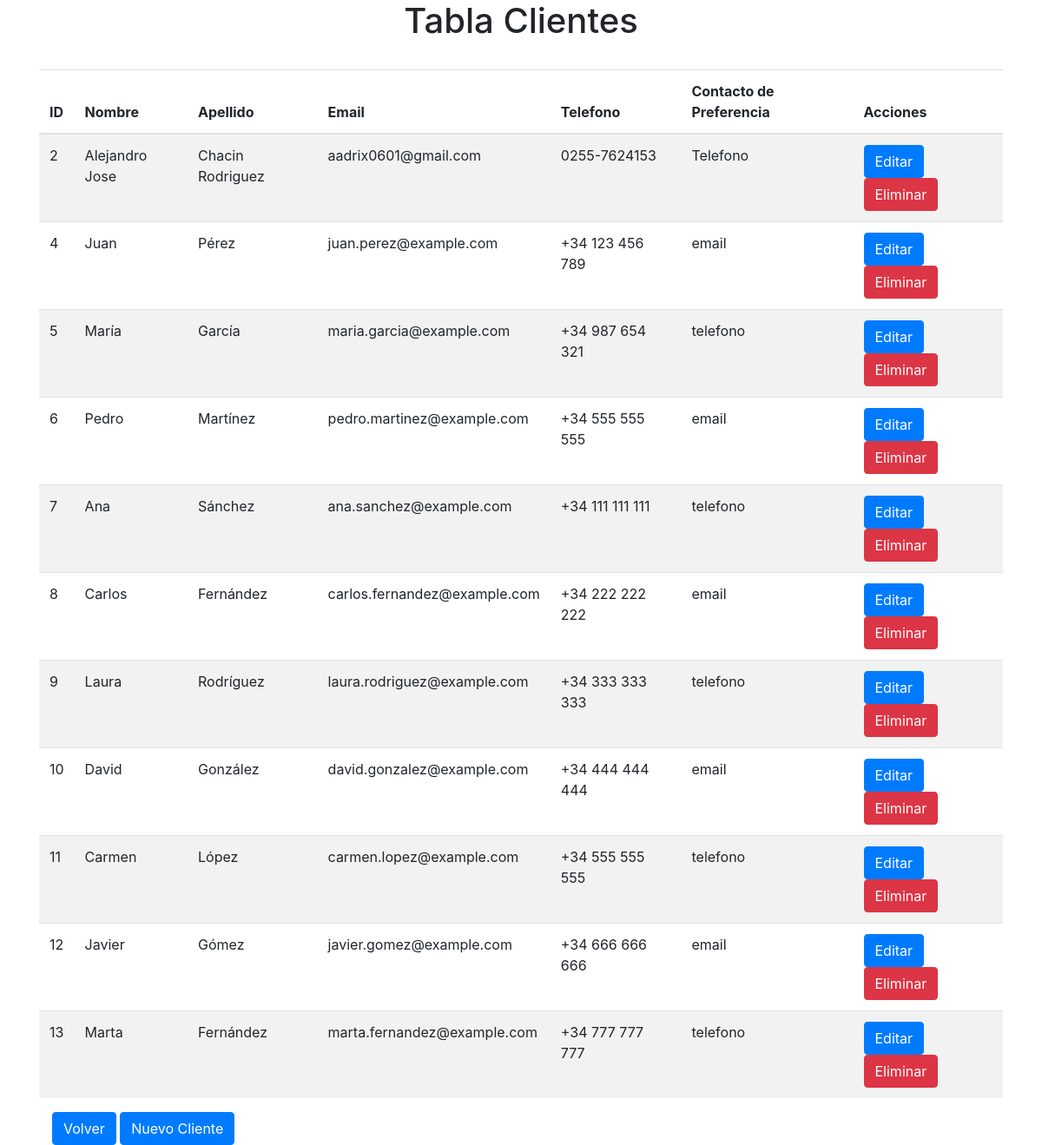
The app's page /public/Clientes with its own data.
### tables this page shows
CREATE TABLE `clientes` (
  `id` int(11) NOT NULL,
  `nombre` varchar(255) NOT NULL,
  `apellido` varchar(255) NOT NULL,
  `email` varchar(255) NOT NULL,
  `tlfn` varchar(255) NOT NULL,
  `PrfC` varchar(255) NOT NULL
);

### controllers/ClientesController.php (called while the page is built, shortened)
<?php
include_once '../models/Clientes.php';
class ClientesController extends Controller{
    private $model;
    public function __construct() {
        $this->model = new Clientes();
    }
    public function index() {
        $result = $this->model->getAll();
        include '../views/clientes/index.php';
    }
}
?>

### config/db.php (called while the page is built, shortened)
<?php
class Database {
    private $servername = "localhost";
    private $username = "root";
    private $password = "";
    private $dbname = "mvc";
    public function __construct() {
        $this->conn = new mysqli($this->servername, $this->username, $this->password, $this->dbname);
    }
}
?>

### models/Clientes.php (called while the page is built, shortened)
<?php
include_once '../config/db.php';
class Clientes {
    private $conn;
    public function __construct() {
        $database = new Database();
        $this->conn = $database->conn;
    }
    public function getAll() {
        $sql = "SELECT * FROM clientes";
        $result = $this->conn->query($sql);
        return $result;
    }
}
?>

### views/clientes/index.php (the view, shortened to what this page needs)
<!DOCTYPE html>
<html lang="es">
<head>
    <link rel="stylesheet" href="https://maxcdn.bootstrapcdn.com/bootstrap/4.5.2/css/bootstrap.min.css">
    <link rel="stylesheet" href="../public/css/style.css">
</head>
<body>
    <div class="container">
        <h1 class="text-center">Tabla Clientes</h1>
        <br>
        <table class="table table-striped">
            <thead>
                <tr>
                    <th>ID</th>
                    <th>Nombre</th>
                    <th>Apellido</th>
                    <th>Email</th>
                    <th>Telefono</th>
                    <th>Contacto de Preferencia</th>
                    <th>Acciones</th>
                </tr>
            </thead>
            <tbody>
                <?php while($row = $result->fetch_assoc()): ?>
                    <tr>
                    <td><?php echo $row["id"]; ?></td>
                        <td><?php echo $row["nombre"]; ?></td>
                        <td><?php echo $row["apellido"]; ?></td>
                        <td><?php echo $row["email"]; ?></td>
                        <td><?php echo $row["tlfn"]; ?></td>
                        <td><?php echo $row["PrfC"]; ?></td>
                        <td>
                        <button id="btnEditar"onclick="editar(<?php echo $row['id']; ?>)" class="btn btn-primary">Editar</button>
                            <button onclick="eliminar(<?php echo $row['id']; ?>)" class="btn btn-danger">Eliminar</button>
                        </td>
                    </tr>
                <?php endwhile; ?>
            </tbody>
        </table>
        <div class="col-md-6">
            <a href="/MVC_APP/public/" class="btn btn-primary">Volver</a>
            <a href="/MVC_APP/public/Clientes/nuevo" class="btn btn-primary">Nuevo Cliente</a>
        </div>
    </div>
</body>
</html>

### public/index.php (shortened to what this page needs)
<?php
include_once '../controllers/ClientesController.php';
$clienteController = new ClientesController();
$empleadoController = new EmpleadoController();
$paisController = new PaisesController();
$requestUri = parse_url($_SERVER['REQUEST_URI'], PHP_URL_PATH);
$baseUri = '/MVC_APP/public';
function route($requestUri, $baseUri, $routes) {
    foreach ($routes as $route => $action) {
        if ($requestUri == $baseUri . $route) {
            $action();
            return;
        }
    }
    include_once '../views/home/index.php';
}
$routeClientes = [
    '/Clientes' => function() use ($clienteController) { $clienteController->index(); },
    '/Clientes/guardar' => function() use ($clienteController, $baseUri) {
        $clienteController->guarda();
        header('Location: ' . $baseUri . '/Clientes');
    },
    '/Clientes/editar' => function() use ($clienteController) { $clienteController->modificar($_GET['id']); },
    '/Clientes/actualizar' => function() use ($clienteController, $baseUri) {
        $clienteController->actualizar();
        header('Location: ' . $baseUri . '/Clientes');
    },
    '/Clientes/nuevo' => function() use ($clienteController) { $clienteController->nuevo(); },
    '/Clientes/eliminar' => function() use ($clienteController) { $clienteController->eliminar($_POST['id']); },
];
$routeEmpleados = [
    '/Empleado' => function() use ($empleadoController) { $empleadoController->index(); },
    '/Empleado/guardar' => function() use ($empleadoController, $baseUri) {
        $empleadoController->guardaEmpleado();
        header('Location: ' . $baseUri . '/Empleado');
    },
    '/Empleado/editar' => function() use ($empleadoController) { $empleadoController->modificarEmpleado($_GET['idEmpleado']); },
    '/Empleado/actualizar' => function() use ($empleadoController, $baseUri) {
        $empleadoController->actualizarEmpleado();
        header('Location: ' . $baseUri . '/Empleado');
    },
    '/Empleado/nuevo' => function() use ($empleadoController) { $empleadoController->nuevoEmpleado(); },
    '/Empleado/eliminar' => function() use ($empleadoController) { $empleadoController->eliminarEmpleado($_POST['idEmpleado']); },
];
$routePaises = [
    '/Paises' => function() use ($paisController) { $paisController->index(); },
    '/Paises/guardar' => function() use ($paisController, $baseUri) {
        $paisController->guardaPais();
        header('Location: ' . $baseUri . '/Paises');
    },
    '/Paises/editar' => function() use ($paisController) { $paisController->modificarPais($_GET['idPais']); },
    '/Paises/actualizar' => function() use ($paisController, $baseUri) {
        $paisController->actualizarPais();
        header('Location: ' . $baseUri . '/Paises');
    },
    '/Paises/nuevo' => function() use ($paisController) { $paisController->nuevoPais(); },
    '/Paises/eliminar' => function() use ($paisController) { $paisController->eliminarPais($_POST['idPais']); },
];
route($requestUri, $baseUri, array_merge($routeClientes, $routeEmpleados, $routePaises));

### records on screen
clientes: id "2", nombre "Alejandro Jose", apellido "Chacin Rodriguez", email "aadrix0601@gmail.com", tlfn "0255-7624153", PrfC "Telefono"
clientes: id "4", nombre "Juan", apellido "Pérez", email "juan.perez@example.com", tlfn "+34 123 456 789", PrfC "email"
clientes: id "5", nombre "María", apellido "García", email "maria.garcia@example.com", tlfn "+34 987 654 321", PrfC "telefono"
clientes: id "6", nombre "Pedro", apellido "Martínez", email "pedro.martinez@example.com", tlfn "+34 555 555 555", PrfC "email"
clientes: id "7", nombre "Ana", apellido "Sánchez", email "ana.sanchez@example.com", tlfn "+34 111 111 111", PrfC "telefono"
clientes: id "8", nombre "Carlos", apellido "Fernández", email "carlos.fernandez@example.com", tlfn "+34 222 222 222", PrfC "email"
clientes: id "9", nombre "Laura", apellido "Rodríguez", email "laura.rodriguez@example.com", tlfn "+34 333 333 333", PrfC "telefono"
clientes: id "10", nombre "David", apellido "González", email "david.gonzalez@example.com", tlfn "+34 444 444 444", PrfC "email"
clientes: id "11", nombre "Carmen", apellido "López", email "carmen.lopez@example.com", tlfn "+34 555 555 555", PrfC "telefono"
clientes: id "12", nombre "Javier", apellido "Gómez", email "javier.gomez@example.com", tlfn "+34 666 666 666", PrfC "email"
clientes: id "13", nombre "Marta", apellido "Fernández", email "marta.fernandez@example.com", tlfn "+34 777 777 777", PrfC "telefono"
